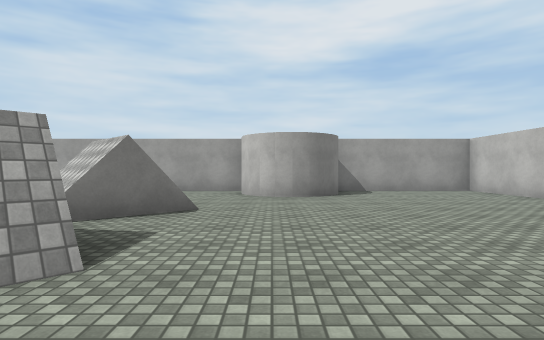
view 1 (above)

18 first-person views from a walk through a 3-D level made in the Unity game engine. The camera is 1.2 m above the floor, looks level and sees 80° across. The floor is counted in squares, 2 m on a side. Each view is taken from the middle of a square. On the plan, view 1 faces up. The plan holds only what a view shows up to about 10 squares ahead; the rest is blank. The player character is not drawn. Surface patterns are stand-ins for the level's own textures.

view 2
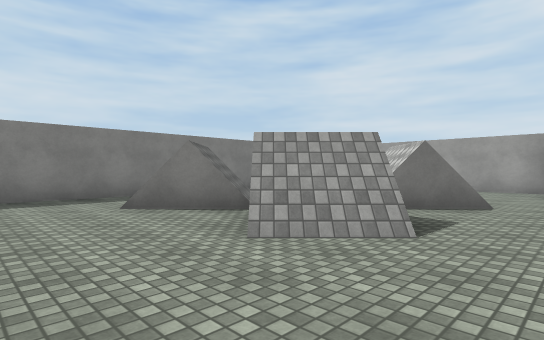

view 3
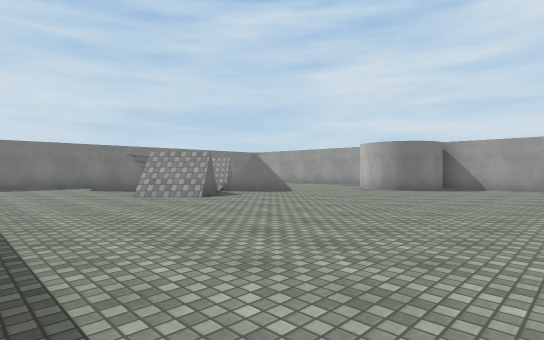

view 4
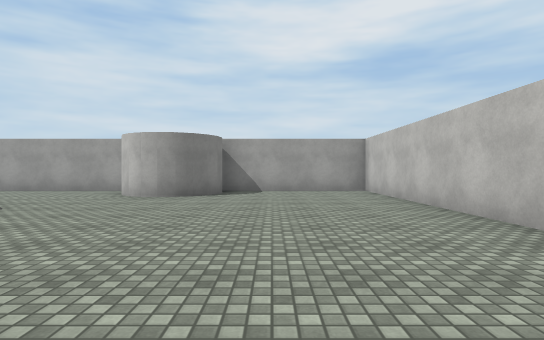

view 5
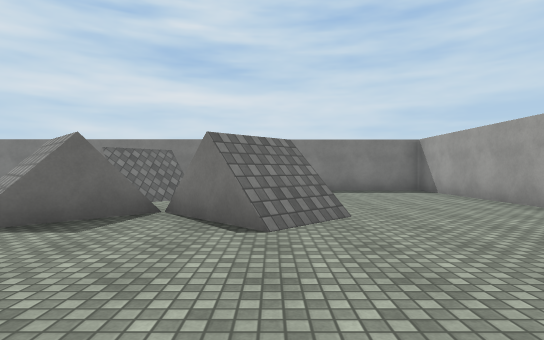

view 6
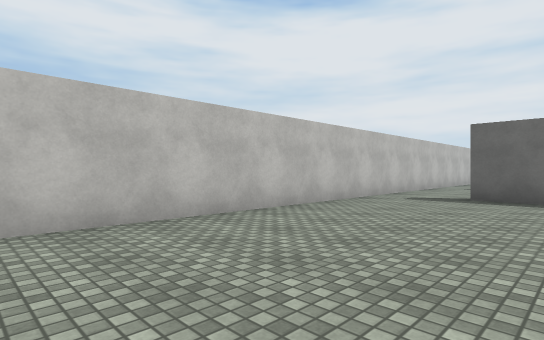

view 7
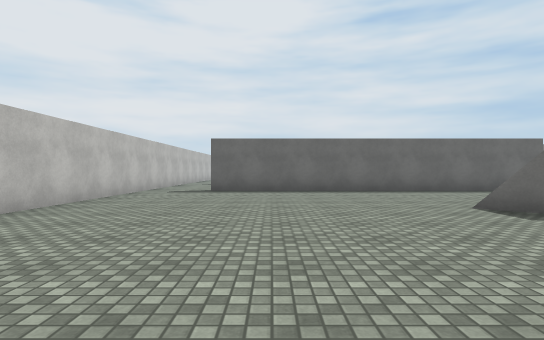

view 8
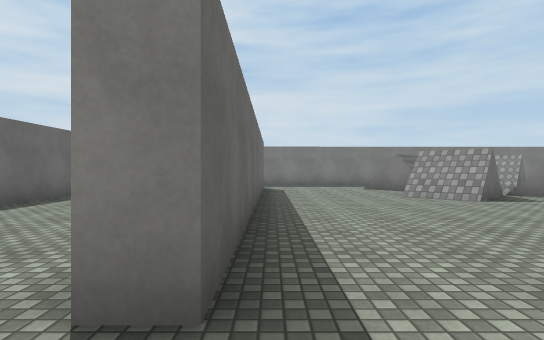

view 9
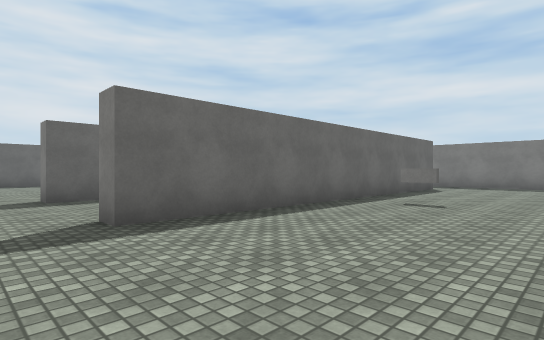

view 10
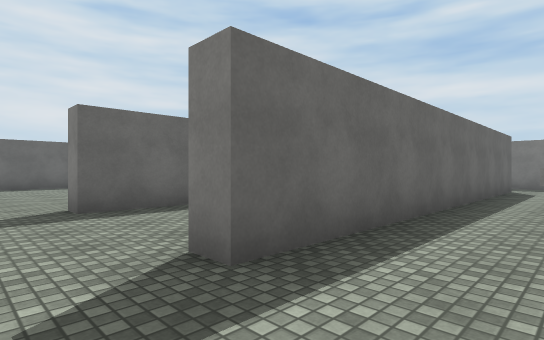

view 11
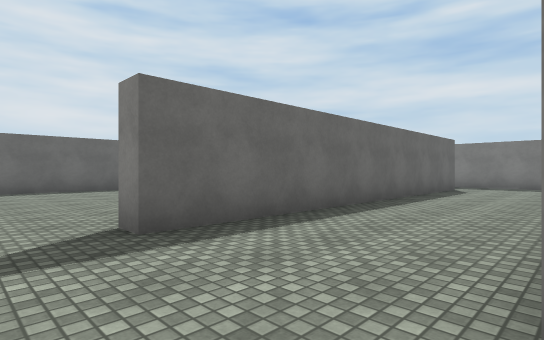

view 12
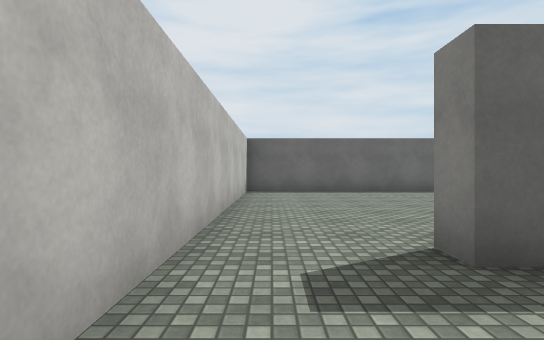

view 13
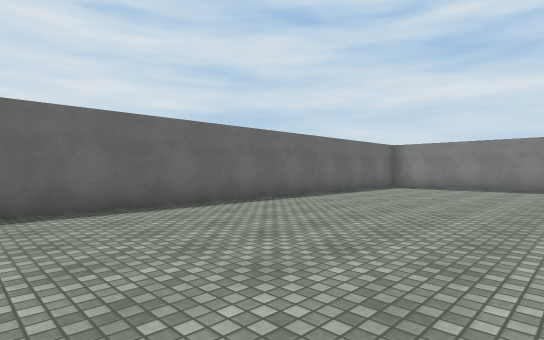

view 14
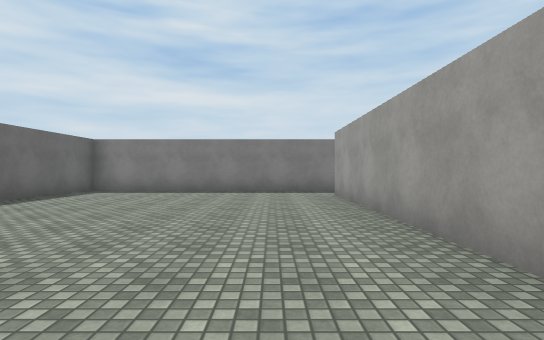

view 15
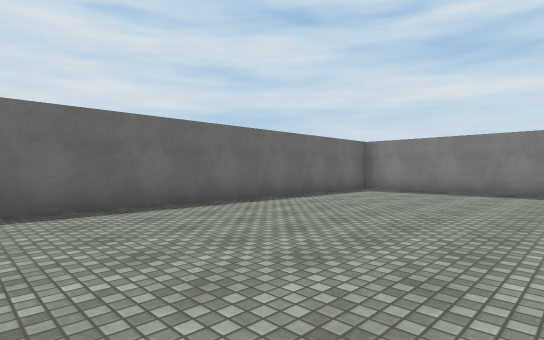

view 16
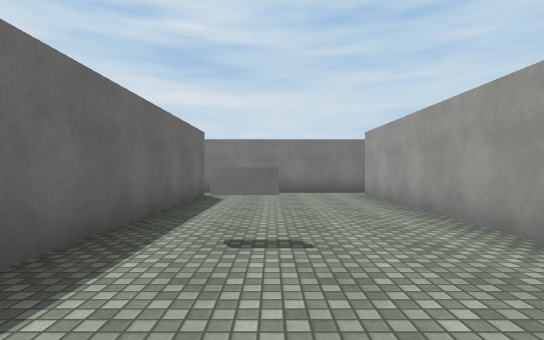

view 17
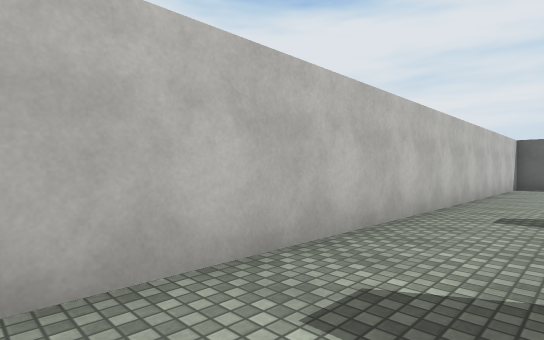

view 18
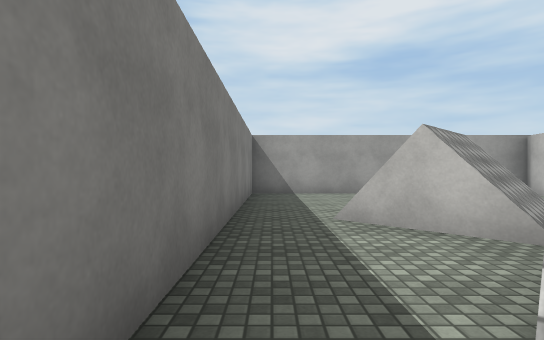

### Floor plan
Key: @ floor where view 1 was taken; # wall or solid block; x gap in a wall; . floor; / step, stairs or slope; = window, fence, low wall or low ledge.
Columns run from 8 left of view 1 to 6 right of it. Each row starts with its distance up from view 1.
 10 ###############
  9 #.......##....#
  8 #.......##....#
  7 #.............#
  6 #../../.......#
  5 #.// ///......#
  4 #..///#.......#
  3 #..///#.......#
  2 #./=#///......#
  1 #.....=.......#
  0 #.......@.....#
 -1 #.............#
 -2 #  #########..#
 -3 #.............#
 -4 #.............#
 -5 #......#......#
 -6 #......x......#
 -7 #..#########..#
 -8 #.............#
 -9 #.............#
-10 #..#########..#
-11 #.............#
-12 #.............#
-13 #.............#
-14 #.............#
-15 #.............#
-16 #.............#
-17 #.............#
-18 ###############

Positions as (right, up) in squares from view 1, and headings:
1: (0, 0), facing up
2: (0, -1), facing up-left
3: (5, -2), facing up-left
4: (3, 0), facing up
5: (2, 5), facing left
6: (2, 5), facing down-right
7: (2, 7), facing down
8: (5, -2), facing left
9: (5, -3), facing down-left
10: (5, -5), facing down-left
11: (5, -7), facing down-left
12: (5, -8), facing down
13: (4, -12), facing down-left
14: (2, -12), facing left
15: (2, -12), facing down-left
16: (2, -5), facing left
17: (4, -5), facing down-right
18: (-7, 1), facing up
